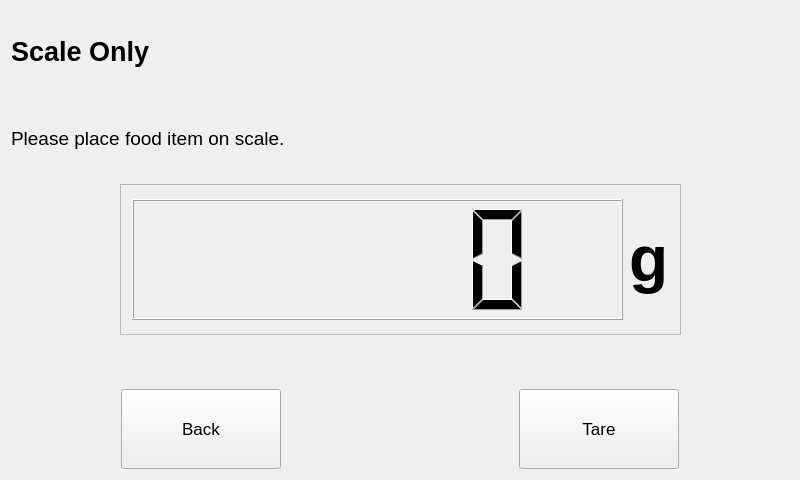
<?xml version="1.0" encoding="UTF-8"?>
<ui version="4.0">
 <class>scaleOnly</class>
 <widget class="QWidget" name="scaleOnly">
  <property name="geometry">
   <rect>
    <x>0</x>
    <y>0</y>
    <width>800</width>
    <height>480</height>
   </rect>
  </property>
  <property name="windowTitle">
   <string>scaleOnly</string>
  </property>
  <layout class="QGridLayout" name="gridLayout">
   <item row="0" column="0" rowspan="2" colspan="2">
    <layout class="QVBoxLayout" name="verticalLayout_2">
     <item>
      <widget class="QLabel" name="lbl_title">
       <property name="font">
        <font>
         <family>Arial</family>
         <pointsize>20</pointsize>
         <weight>75</weight>
         <bold>true</bold>
        </font>
       </property>
       <property name="text">
        <string>Scale Only</string>
       </property>
      </widget>
     </item>
     <item>
      <widget class="QLabel" name="lbl_instruction">
       <property name="font">
        <font>
         <family>Arial</family>
         <pointsize>14</pointsize>
        </font>
       </property>
       <property name="text">
        <string>Please place food item on scale.</string>
       </property>
      </widget>
     </item>
    </layout>
   </item>
   <item row="1" column="1">
    <spacer name="verticalSpacer_2">
     <property name="orientation">
      <enum>Qt::Vertical</enum>
     </property>
     <property name="sizeHint" stdset="0">
      <size>
       <width>20</width>
       <height>129</height>
      </size>
     </property>
    </spacer>
   </item>
   <item row="2" column="0" colspan="2">
    <layout class="QVBoxLayout" name="verticalLayout">
     <item>
      <layout class="QHBoxLayout" name="horizontalLayout_2">
       <item>
        <spacer name="horizontalSpacer">
         <property name="minimumSize">
          <size>
           <width>43</width>
           <height>23</height>
          </size>
         </property>
         <property name="orientation">
          <enum>Qt::Horizontal</enum>
         </property>
         <property name="sizeHint" stdset="0">
          <size>
           <width>81</width>
           <height>20</height>
          </size>
         </property>
        </spacer>
       </item>
       <item>
        <widget class="QFrame" name="frame_lcd">
         <property name="minimumSize">
          <size>
           <width>561</width>
           <height>151</height>
          </size>
         </property>
         <property name="maximumSize">
          <size>
           <width>561</width>
           <height>151</height>
          </size>
         </property>
         <property name="frameShape">
          <enum>QFrame::StyledPanel</enum>
         </property>
         <property name="frameShadow">
          <enum>QFrame::Raised</enum>
         </property>
         <layout class="QHBoxLayout" name="horizontalLayout">
          <item>
           <widget class="QLCDNumber" name="lcd_number">
            <property name="sizePolicy">
             <sizepolicy hsizetype="Preferred" vsizetype="Preferred">
              <horstretch>0</horstretch>
              <verstretch>0</verstretch>
             </sizepolicy>
            </property>
            <property name="maximumSize">
             <size>
              <width>501</width>
              <height>121</height>
             </size>
            </property>
           </widget>
          </item>
          <item>
           <widget class="QLabel" name="lbl_g">
            <property name="sizePolicy">
             <sizepolicy hsizetype="Minimum" vsizetype="Minimum">
              <horstretch>0</horstretch>
              <verstretch>0</verstretch>
             </sizepolicy>
            </property>
            <property name="minimumSize">
             <size>
              <width>40</width>
              <height>80</height>
             </size>
            </property>
            <property name="maximumSize">
             <size>
              <width>40</width>
              <height>80</height>
             </size>
            </property>
            <property name="font">
             <font>
              <family>Helvetica Neue</family>
              <pointsize>48</pointsize>
              <weight>75</weight>
              <bold>true</bold>
             </font>
            </property>
            <property name="text">
             <string>g</string>
            </property>
           </widget>
          </item>
         </layout>
        </widget>
       </item>
       <item>
        <spacer name="horizontalSpacer_2">
         <property name="minimumSize">
          <size>
           <width>43</width>
           <height>23</height>
          </size>
         </property>
         <property name="orientation">
          <enum>Qt::Horizontal</enum>
         </property>
         <property name="sizeHint" stdset="0">
          <size>
           <width>88</width>
           <height>20</height>
          </size>
         </property>
        </spacer>
       </item>
      </layout>
     </item>
     <item>
      <spacer name="verticalSpacer">
       <property name="orientation">
        <enum>Qt::Vertical</enum>
       </property>
       <property name="sizeHint" stdset="0">
        <size>
         <width>17</width>
         <height>48</height>
        </size>
       </property>
      </spacer>
     </item>
     <item>
      <layout class="QHBoxLayout" name="horizontalLayout_3">
       <item>
        <spacer name="horizontalSpacer_4">
         <property name="orientation">
          <enum>Qt::Horizontal</enum>
         </property>
         <property name="sizeHint" stdset="0">
          <size>
           <width>88</width>
           <height>20</height>
          </size>
         </property>
        </spacer>
       </item>
       <item>
        <widget class="QPushButton" name="btn_back">
         <property name="minimumSize">
          <size>
           <width>160</width>
           <height>80</height>
          </size>
         </property>
         <property name="font">
          <font>
           <family>Arial</family>
           <pointsize>13</pointsize>
          </font>
         </property>
         <property name="text">
          <string>Back</string>
         </property>
        </widget>
       </item>
       <item>
        <spacer name="horizontalSpacer_3">
         <property name="orientation">
          <enum>Qt::Horizontal</enum>
         </property>
         <property name="sizeHint" stdset="0">
          <size>
           <width>232</width>
           <height>20</height>
          </size>
         </property>
        </spacer>
       </item>
       <item>
        <widget class="QPushButton" name="btn_tare">
         <property name="minimumSize">
          <size>
           <width>160</width>
           <height>80</height>
          </size>
         </property>
         <property name="font">
          <font>
           <family>Arial</family>
           <pointsize>13</pointsize>
          </font>
         </property>
         <property name="text">
          <string>Tare</string>
         </property>
        </widget>
       </item>
       <item>
        <spacer name="horizontalSpacer_5">
         <property name="orientation">
          <enum>Qt::Horizontal</enum>
         </property>
         <property name="sizeHint" stdset="0">
          <size>
           <width>88</width>
           <height>20</height>
          </size>
         </property>
        </spacer>
       </item>
      </layout>
     </item>
    </layout>
   </item>
  </layout>
 </widget>
 <layoutdefault spacing="6" margin="11"/>
 <resources/>
 <connections/>
</ui>
